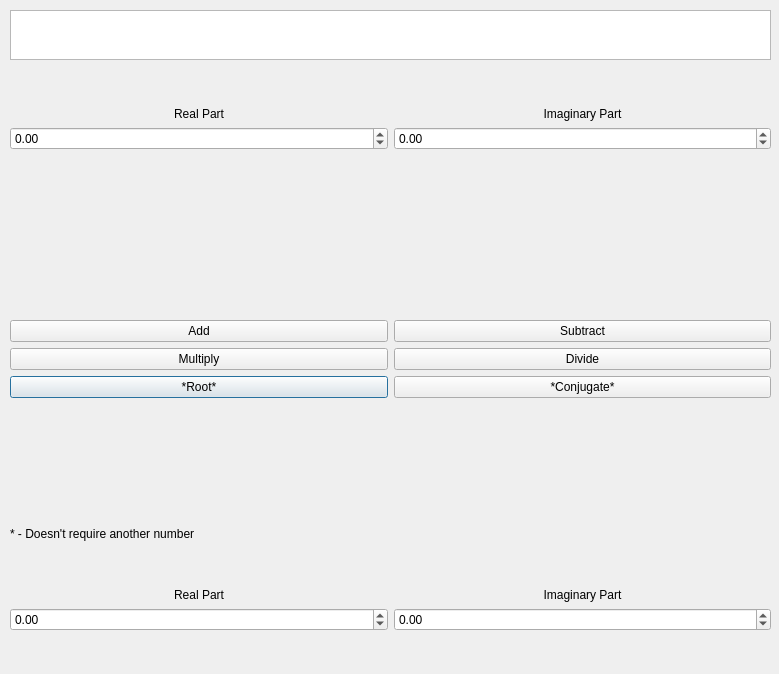
<?xml version="1.0" encoding="UTF-8"?>
<ui version="4.0">
 <class>C</class>
 <widget class="QDialog" name="C">
  <property name="geometry">
   <rect>
    <x>0</x>
    <y>0</y>
    <width>779</width>
    <height>674</height>
   </rect>
  </property>
  <property name="windowTitle">
   <string>Calculator</string>
  </property>
  <widget class="QWidget" name="verticalLayoutWidget">
   <property name="geometry">
    <rect>
     <x>10</x>
     <y>10</y>
     <width>761</width>
     <height>661</height>
    </rect>
   </property>
   <layout class="QVBoxLayout" name="verticalLayout">
    <item>
     <widget class="QTextBrowser" name="textBrowser">
      <property name="sizePolicy">
       <sizepolicy hsizetype="Expanding" vsizetype="Expanding">
        <horstretch>0</horstretch>
        <verstretch>0</verstretch>
       </sizepolicy>
      </property>
      <property name="maximumSize">
       <size>
        <width>16777215</width>
        <height>50</height>
       </size>
      </property>
     </widget>
    </item>
    <item>
     <layout class="QHBoxLayout" name="horizontalLayout">
      <item>
       <layout class="QVBoxLayout" name="verticalLayout_2">
        <item>
         <spacer name="verticalSpacer_2">
          <property name="orientation">
           <enum>Qt::Vertical</enum>
          </property>
          <property name="sizeHint" stdset="0">
           <size>
            <width>20</width>
            <height>40</height>
           </size>
          </property>
         </spacer>
        </item>
        <item>
         <widget class="QLabel" name="label">
          <property name="sizePolicy">
           <sizepolicy hsizetype="Minimum" vsizetype="Maximum">
            <horstretch>0</horstretch>
            <verstretch>0</verstretch>
           </sizepolicy>
          </property>
          <property name="minimumSize">
           <size>
            <width>16</width>
            <height>14</height>
           </size>
          </property>
          <property name="text">
           <string>Real Part</string>
          </property>
          <property name="alignment">
           <set>Qt::AlignCenter</set>
          </property>
         </widget>
        </item>
        <item>
         <widget class="QDoubleSpinBox" name="RealPartBox">
          <property name="minimum">
           <double>-99990000.000000000000000</double>
          </property>
          <property name="maximum">
           <double>99990000.000000000000000</double>
          </property>
         </widget>
        </item>
        <item>
         <spacer name="verticalSpacer_3">
          <property name="orientation">
           <enum>Qt::Vertical</enum>
          </property>
          <property name="sizeHint" stdset="0">
           <size>
            <width>20</width>
            <height>40</height>
           </size>
          </property>
         </spacer>
        </item>
       </layout>
      </item>
      <item>
       <layout class="QVBoxLayout" name="verticalLayout_3">
        <item>
         <spacer name="verticalSpacer_4">
          <property name="orientation">
           <enum>Qt::Vertical</enum>
          </property>
          <property name="sizeHint" stdset="0">
           <size>
            <width>20</width>
            <height>40</height>
           </size>
          </property>
         </spacer>
        </item>
        <item>
         <widget class="QLabel" name="label_2">
          <property name="text">
           <string>Imaginary Part</string>
          </property>
          <property name="alignment">
           <set>Qt::AlignCenter</set>
          </property>
         </widget>
        </item>
        <item>
         <widget class="QDoubleSpinBox" name="ImaginaryPartBox">
          <property name="minimum">
           <double>-99990000.000000000000000</double>
          </property>
          <property name="maximum">
           <double>99990000.000000000000000</double>
          </property>
         </widget>
        </item>
        <item>
         <spacer name="verticalSpacer_5">
          <property name="orientation">
           <enum>Qt::Vertical</enum>
          </property>
          <property name="sizeHint" stdset="0">
           <size>
            <width>20</width>
            <height>40</height>
           </size>
          </property>
         </spacer>
        </item>
       </layout>
      </item>
     </layout>
    </item>
    <item>
     <spacer name="verticalSpacer_6">
      <property name="orientation">
       <enum>Qt::Vertical</enum>
      </property>
      <property name="sizeHint" stdset="0">
       <size>
        <width>20</width>
        <height>40</height>
       </size>
      </property>
     </spacer>
    </item>
    <item>
     <layout class="QGridLayout" name="gridLayout">
      <item row="2" column="0">
       <widget class="QPushButton" name="RootButton">
        <property name="text">
         <string>*Root*</string>
        </property>
       </widget>
      </item>
      <item row="1" column="0">
       <widget class="QPushButton" name="MultiplyButton">
        <property name="text">
         <string>Multiply</string>
        </property>
       </widget>
      </item>
      <item row="1" column="1">
       <widget class="QPushButton" name="DivideButton">
        <property name="text">
         <string>Divide</string>
        </property>
       </widget>
      </item>
      <item row="2" column="1">
       <widget class="QPushButton" name="ConjButton">
        <property name="text">
         <string>*Conjugate*</string>
        </property>
       </widget>
      </item>
      <item row="0" column="1">
       <widget class="QPushButton" name="SubtractionButton">
        <property name="text">
         <string>Subtract</string>
        </property>
       </widget>
      </item>
      <item row="0" column="0">
       <widget class="QPushButton" name="AdditionButton">
        <property name="text">
         <string>Add</string>
        </property>
       </widget>
      </item>
     </layout>
    </item>
    <item>
     <spacer name="verticalSpacer">
      <property name="orientation">
       <enum>Qt::Vertical</enum>
      </property>
      <property name="sizeHint" stdset="0">
       <size>
        <width>20</width>
        <height>40</height>
       </size>
      </property>
     </spacer>
    </item>
    <item>
     <widget class="QLabel" name="label_5">
      <property name="text">
       <string>* - Doesn't require another number</string>
      </property>
     </widget>
    </item>
    <item>
     <layout class="QHBoxLayout" name="horizontalLayout_2">
      <item>
       <layout class="QVBoxLayout" name="verticalLayout_4">
        <item>
         <spacer name="verticalSpacer_7">
          <property name="orientation">
           <enum>Qt::Vertical</enum>
          </property>
          <property name="sizeHint" stdset="0">
           <size>
            <width>20</width>
            <height>40</height>
           </size>
          </property>
         </spacer>
        </item>
        <item>
         <widget class="QLabel" name="label_3">
          <property name="sizePolicy">
           <sizepolicy hsizetype="Minimum" vsizetype="Maximum">
            <horstretch>0</horstretch>
            <verstretch>0</verstretch>
           </sizepolicy>
          </property>
          <property name="minimumSize">
           <size>
            <width>16</width>
            <height>14</height>
           </size>
          </property>
          <property name="text">
           <string>Real Part</string>
          </property>
          <property name="alignment">
           <set>Qt::AlignCenter</set>
          </property>
         </widget>
        </item>
        <item>
         <widget class="QDoubleSpinBox" name="RealPartBox_2">
          <property name="minimum">
           <double>-99990000.000000000000000</double>
          </property>
          <property name="maximum">
           <double>99990000.000000000000000</double>
          </property>
         </widget>
        </item>
        <item>
         <spacer name="verticalSpacer_8">
          <property name="orientation">
           <enum>Qt::Vertical</enum>
          </property>
          <property name="sizeHint" stdset="0">
           <size>
            <width>20</width>
            <height>40</height>
           </size>
          </property>
         </spacer>
        </item>
       </layout>
      </item>
      <item>
       <layout class="QVBoxLayout" name="verticalLayout_5">
        <item>
         <spacer name="verticalSpacer_9">
          <property name="orientation">
           <enum>Qt::Vertical</enum>
          </property>
          <property name="sizeHint" stdset="0">
           <size>
            <width>20</width>
            <height>40</height>
           </size>
          </property>
         </spacer>
        </item>
        <item>
         <widget class="QLabel" name="label_4">
          <property name="text">
           <string>Imaginary Part</string>
          </property>
          <property name="alignment">
           <set>Qt::AlignCenter</set>
          </property>
         </widget>
        </item>
        <item>
         <widget class="QDoubleSpinBox" name="ImaginaryPartBox_2">
          <property name="minimum">
           <double>-99990000.000000000000000</double>
          </property>
         </widget>
        </item>
        <item>
         <spacer name="verticalSpacer_10">
          <property name="orientation">
           <enum>Qt::Vertical</enum>
          </property>
          <property name="sizeHint" stdset="0">
           <size>
            <width>20</width>
            <height>40</height>
           </size>
          </property>
         </spacer>
        </item>
       </layout>
      </item>
     </layout>
    </item>
   </layout>
  </widget>
 </widget>
 <resources/>
 <connections/>
</ui>
